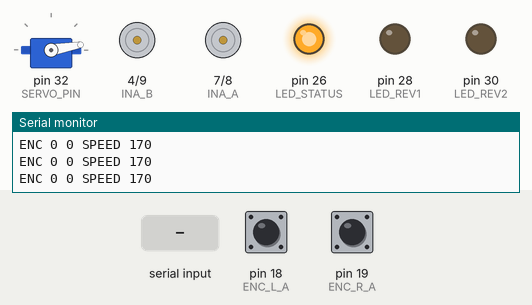
Simulated run of this sketch. Board: Arduino Mega 2560, built with avr-gcc and run on an emulated ATmega2560. Parts: servo, motor-driver pin pairs drawn as motors (green arrow = first pin HIGH = forward, orange = second pin HIGH = backward, longer = more drive, scaled by the enable pin), output pins drawn as LEDs (lit = HIGH), the last lines printed to the serial monitor. Dashed ring = blinking. Inputs (shaded band) come from the test bench; at power-on: pin 18 (ENC_L_A) HIGH, pin 19 (ENC_R_A) HIGH.

Above: at 1.2 s.
1.3 s: "s" received over Serial
At 2.8 s:
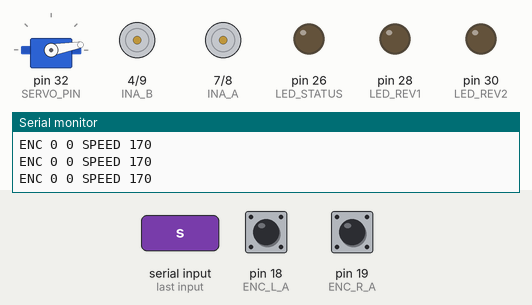
4.3 s: "w" received over Serial
At 4.42 s:
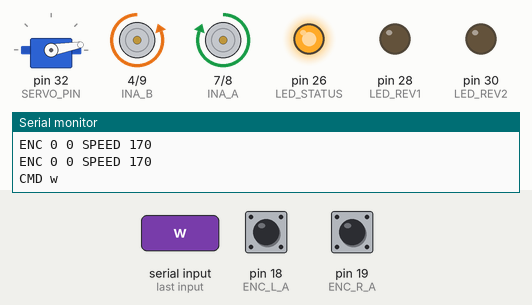
7.3 s: "a" received over Serial
At 7.42 s:
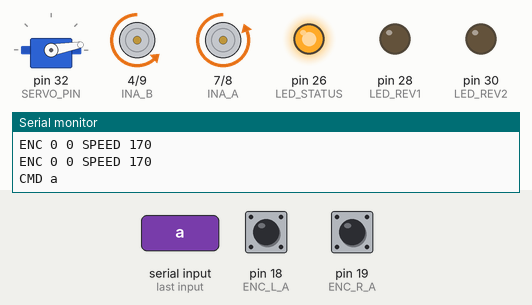
10.3 s: "d" received over Serial
At 10.42 s:
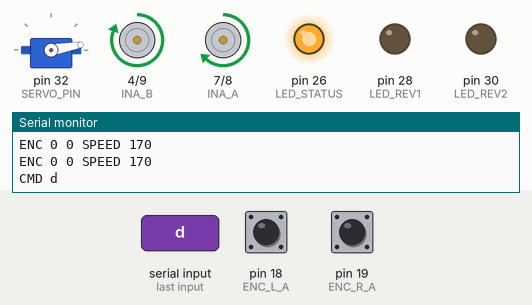
13.3 s: "u" received over Serial
At 14.8 s:
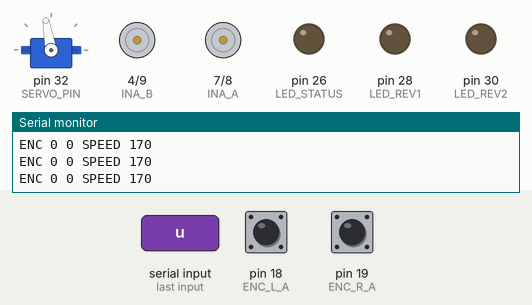
16.3 s: "n" received over Serial
At 17.8 s:
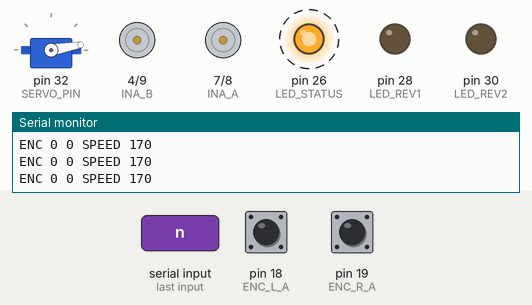
Timing chart, 0 to 20.3 s (numbered marks = the images above; inputs shaded):
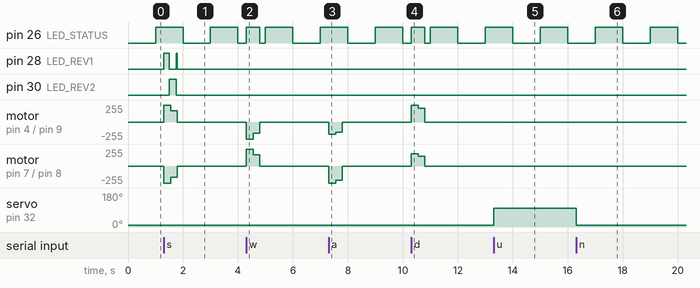

The sketch:

jnnp_keyboard_drive_v8.ino
```cpp
/*
  JNNP ROBOTICS CLUB - KEYBOARD DRIVE v8 (direction switches + spin turns)
  Arduino Mega 2560 + Monster Moto Shield
  Four GA25-370 motors wired in parallel pairs
    Left pair  = Channel A (pins 7, 8, 5)
    Right pair = Channel B (pins 4, 9, 6)

  KEYS (from the Pi program robot_teleop.py, hold the key down)
    w / RIGHT arrow = forward          s / LEFT arrow = backward
    a / UP arrow    = turn LEFT        d / DOWN arrow = turn RIGHT
    x / SPACE = stop   + / - = speed   u / n = deck up / down   r = reset encoders

  WHAT CHANGED FROM v6 (so the wheels stop struggling)
    * Higher default speeds: drive 170, turns 210 / 90
    * MIN_PWM floor: any moving wheel gets at least MIN_PWM, so a side never
      sits at a PWM too weak to turn the gearbox (it just hums)
    * Stronger, longer kick-start: 255 for 250 ms
    * Straight correction now SPEEDS UP the slow side instead of slowing the
      fast side, so neither side is starved of power
    * Turn speeds follow the + / - keys too
    * TURN_LOW may be negative: then the inner side reverses (spin turn)

  WHAT CHANGED FROM v7
    * LEFT_REVERSED / RIGHT_REVERSED switches: flip a side's direction in one
      place if it runs the wrong way (v7 drove BACKWARD on forward, so both
      are set to true here)
    * TURN_LOW = -150: inner side reverses, so all four motors help the robot
      turn (with +90 both sides went forward and the heavy robot did not turn)
*/

#include <Servo.h>

// ---------- Motor pins ----------
const int INA_A = 7, INB_A = 8, PWM_A = 5;   // LEFT pair
const int INA_B = 4, INB_B = 9, PWM_B = 6;   // RIGHT pair

// ---------- Direction switches ----------
// Lift the robot and hold FORWARD. If a side spins BACKWARD, flip its switch.
const bool LEFT_REVERSED  = true;            // v7 went backward on forward -> flipped
const bool RIGHT_REVERSED = true;            // v7 went backward on forward -> flipped

// ---------- Encoders ----------
const int ENC_L_A = 18, ENC_L_B = 22;        // left  yellow, white
const int ENC_R_A = 19, ENC_R_B = 24;        // right yellow, white

// ---------- Servo and LEDs ----------
const int SERVO_PIN = 32;
const int DECK_DOWN = 10;
const int DECK_UP   = 100;
const int LED_STATUS = 26, LED_REV1 = 28, LED_REV2 = 30;

// ---------- Speeds (0-255) ----------
int motorSpeed = 170;                        // straight forward / backward
const int SPEED_STEP = 10;
const int MIN_SPEED = 100;
const int MAX_SPEED = 255;

// Lowest PWM a moving wheel is allowed. Below this the GA25-370s just hum.
// Raise it if a wheel still stalls, lower it if slow driving is too fast.
const int MIN_PWM = 90;

const int KICK_SPEED = 255;                  // full-power burst when a move starts
const unsigned long KICK_TIME = 250;         // ms

// TURNING - set relative to motorSpeed so + / - changes turns too
//   TURN_HIGH_ADD : how much faster the outer side runs than motorSpeed
//   TURN_LOW      : inner side speed.
//                    positive  = smooth curve (both sides forward)
//                    0         = pivot on the inner wheels
//                    negative  = spin turn (inner side reverses) - tightest
const int TURN_HIGH_ADD = 40;                // outer side = motorSpeed + 40 (max 255)
const int TURN_LOW = -150;                   // negative = inner side reverses (spin turn)
const unsigned long TURN_KICK_TIME = 250;

// ---------- Drive-straight correction ----------
const bool  STRAIGHT_CORRECTION = true;      // set false to switch it off
const float KP = 0.8;                        // how strongly to correct (0.3 - 1.5)
const int   MAX_TRIM = 40;                   // maximum extra PWM for the slow side
const unsigned long CORRECT_EVERY = 50;      // ms

// ---------- Safety ----------
const bool SAFETY_TIMEOUT = true;            // false only for Serial Monitor testing
const unsigned long TIMEOUT_MS = 500;

// ---------- State ----------
volatile long leftCount = 0, rightCount = 0;
char motion = 'x';
unsigned long lastCmdTime = 0, lastReport = 0, lastCorrect = 0, kickUntil = 0;
bool kicking = false;
float trim = 0;                              // + means left is faster -> boost right
long prevL = 0, prevR = 0;
Servo deck;

void leftEncoder()  { if (digitalRead(ENC_L_B)) leftCount++;  else leftCount--;  }
void rightEncoder() { if (digitalRead(ENC_R_B)) rightCount++; else rightCount--; }

void setup() {
  Serial.begin(115200);
  pinMode(INA_A, OUTPUT); pinMode(INB_A, OUTPUT); pinMode(PWM_A, OUTPUT);
  pinMode(INA_B, OUTPUT); pinMode(INB_B, OUTPUT); pinMode(PWM_B, OUTPUT);
  pinMode(ENC_L_A, INPUT_PULLUP); pinMode(ENC_L_B, INPUT_PULLUP);
  pinMode(ENC_R_A, INPUT_PULLUP); pinMode(ENC_R_B, INPUT_PULLUP);
  attachInterrupt(digitalPinToInterrupt(ENC_L_A), leftEncoder,  RISING);
  attachInterrupt(digitalPinToInterrupt(ENC_R_A), rightEncoder, RISING);
  pinMode(LED_STATUS, OUTPUT); pinMode(LED_REV1, OUTPUT); pinMode(LED_REV2, OUTPUT);
  deck.attach(SERVO_PIN);
  deck.write(DECK_DOWN);
  stopMotors();
  Serial.println("READY v8 - keys: w a s d x + - u n r");
}

void loop() {
  // 1) Read keys
  while (Serial.available()) {
    char c = tolower(Serial.read());
    switch (c) {
      case 'w': case 's': case 'a': case 'd': case 'x':
        lastCmdTime = millis();
        if (c != motion) startMotion(c);
        break;
      case '+': motorSpeed = min(MAX_SPEED, motorSpeed + SPEED_STEP); applyMotion(); break;
      case '-': motorSpeed = max(MIN_SPEED, motorSpeed - SPEED_STEP); applyMotion(); break;
      case 'u': deck.write(DECK_UP);   break;
      case 'n': deck.write(DECK_DOWN); break;
      case 'r': noInterrupts(); leftCount = 0; rightCount = 0; interrupts(); break;
      default: break;
    }
  }

  // 2) Safety stop
  if (SAFETY_TIMEOUT && motion != 'x' && millis() - lastCmdTime > TIMEOUT_MS) startMotion('x');

  // 3) End of kick-start
  if (kicking && millis() > kickUntil) {
    kicking = false;
    resetCorrection();
    applyMotion();
  }

  // 4) Drive-straight correction (only for W and S, after the kick)
  if (millis() - lastCorrect >= CORRECT_EVERY) {
    lastCorrect = millis();
    noInterrupts(); long l = leftCount, r = rightCount; interrupts();
    long dl = labs(l - prevL), dr = labs(r - prevR);   // ticks moved by each side
    prevL = l; prevR = r;
    if (STRAIGHT_CORRECTION && !kicking && (motion == 'w' || motion == 's')
        && dl > 0 && dr > 0) {                          // both encoders working
      trim += KP * (dl - dr);                           // left faster -> trim grows
      trim = constrain(trim, -MAX_TRIM, MAX_TRIM);
      applyMotion();
    }
  }

  // 5) LEDs
  bool blink = (millis() / 250) % 2;
  digitalWrite(LED_STATUS, motion != 'x' ? HIGH : (millis() / 1000) % 2);
  digitalWrite(LED_REV1, motion == 's' &&  blink);
  digitalWrite(LED_REV2, motion == 's' && !blink);

  // 6) Report to the Pi: ENC <left> <right> SPEED <speed>
  if (millis() - lastReport > 200) {
    lastReport = millis();
    noInterrupts(); long l = leftCount, r = rightCount; interrupts();
    Serial.print("ENC "); Serial.print(l); Serial.print(' '); Serial.print(r);
    Serial.print(" SPEED "); Serial.println(motorSpeed);
  }
}

void resetCorrection() {
  trim = 0;
  noInterrupts(); prevL = leftCount; prevR = rightCount; interrupts();
}

void startMotion(char c) {
  motion = c;
  Serial.print("CMD "); Serial.println(c);
  resetCorrection();
  if (motion != 'x') {
    kicking = true;
    unsigned long k = KICK_TIME;
    if (motion == 'a' || motion == 'd') k = TURN_KICK_TIME;
    kickUntil = millis() + k;
  } else {
    kicking = false;
  }
  applyMotion();
}

void applyMotion() {
  // ----- Straight: boost the SLOW side instead of starving the fast one -----
  int straight = kicking ? KICK_SPEED : motorSpeed;
  int boostL = (trim < 0) ? (int)(-trim) : 0;   // right faster -> boost left
  int boostR = (trim > 0) ? (int)( trim) : 0;   // left faster  -> boost right
  int left  = straight + boostL;
  int right = straight + boostR;
  int over = max(left, right) - 255;            // keep the ratio if we hit the top
  if (over > 0) { left -= over; right -= over; }

  // ----- Turns: outer side faster than straight speed, inner side TURN_LOW -----
  int high = min(255, motorSpeed + TURN_HIGH_ADD);
  int low  = TURN_LOW;
  if (kicking) {                                // same ratio, full power
    low  = (long)255 * low / high;
    high = 255;
  }

  switch (motion) {
    case 'w': driveLeft(+left);  driveRight(+right); break;   // forward
    case 's': driveLeft(-left);  driveRight(-right); break;   // backward
    case 'a': driveLeft(low);    driveRight(high);   break;   // turn left
    case 'd': driveLeft(high);   driveRight(low);    break;   // turn right
    default:  stopMotors();                          break;
  }
}

// Any non-zero speed is raised to at least MIN_PWM so the wheel actually turns
int withFloor(int spd) {
  if (spd == 0) return 0;
  int mag = constrain(abs(spd), MIN_PWM, 255);
  return spd > 0 ? mag : -mag;
}

// ----- One side at a time. Positive = forward, negative = backward. -----
// Directions come from the club's tested route code (left side is reversed).
void driveLeft(int spd) {
  if (LEFT_REVERSED) spd = -spd;
  spd = withFloor(spd);
  if (spd >= 0) { digitalWrite(INA_A, LOW);  digitalWrite(INB_A, HIGH); }
  else          { digitalWrite(INA_A, HIGH); digitalWrite(INB_A, LOW);  spd = -spd; }
  analogWrite(PWM_A, spd);
}

void driveRight(int spd) {
  if (RIGHT_REVERSED) spd = -spd;
  spd = withFloor(spd);
  if (spd >= 0) { digitalWrite(INA_B, HIGH); digitalWrite(INB_B, LOW);  }
  else          { digitalWrite(INA_B, LOW);  digitalWrite(INB_B, HIGH); spd = -spd; }
  analogWrite(PWM_B, spd);
}

void stopMotors() {
  analogWrite(PWM_A, 0);
  analogWrite(PWM_B, 0);
  digitalWrite(INA_A, LOW); digitalWrite(INB_A, LOW);
  digitalWrite(INA_B, LOW); digitalWrite(INB_B, LOW);
}
```

Measured:
- after the input at 1.3 s, pin 28 (LED_REV1): LOW → HIGH at once, → LOW 0.20 s later, → HIGH 0.25 s later, → LOW 0.05 s later; pin 30 (LED_REV2): LOW → HIGH after 0.20 s, → LOW 0.25 s later
- after the input at 4.3 s, motor on pin 4 (INA_B) / pin 9 (INB_B): stopped → backward 255/255 at once, → backward 170/255 0.25 s later, → stopped 0.25 s later; motor on pin 7 (INA_A) / pin 8 (INB_A): stopped → forward 255/255 at once, → forward 170/255 0.25 s later, → stopped 0.25 s later
- after the input at 7.3 s, motor on pin 4 (INA_B) / pin 9 (INB_B): stopped → backward 182/255 at once, → backward 150/255 0.25 s later, → stopped 0.25 s later; motor on pin 7 (INA_A) / pin 8 (INB_A): stopped → backward 255/255 at once, → backward 210/255 0.25 s later, → stopped 0.25 s later
- after the input at 10.3 s, motor on pin 4 (INA_B) / pin 9 (INB_B): stopped → forward 255/255 at once, → forward 210/255 0.25 s later, → stopped 0.25 s later; motor on pin 7 (INA_A) / pin 8 (INB_A): stopped → forward 182/255 at once, → forward 150/255 0.25 s later, → stopped 0.25 s later
- after the input at 13.3 s, servo on pin 32 (SERVO_PIN): 10° → 100° at once
- after the input at 16.3 s, servo on pin 32 (SERVO_PIN): 100° → 10° at once
- by itself, pin 26 (LED_STATUS): alternates HIGH for 1.0 s and LOW for 1.0 s
